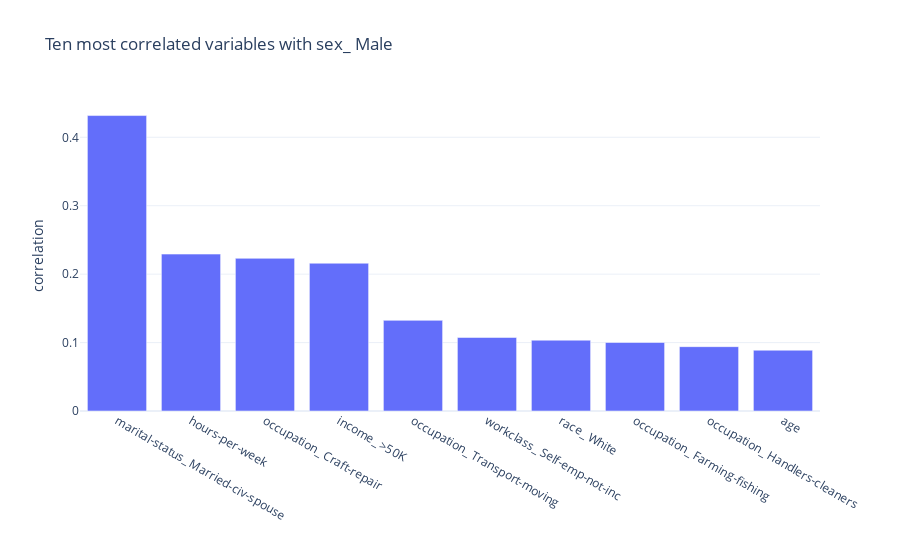

Here is the notebook cell this chart was saved with:
### Code cell
var = 'sex_ Male'

cor_df_var = cor_df[var]
cor_df_var = cor_df_var.sort_values(ascending=False)[1:11]

fig = px.bar(cor_df_var,
             template='plotly_white',
             title=f'Ten most correlated variables with {var}')
fig.update_layout(xaxis={'title': ''},
                  yaxis={'title': 'correlation'},
                  showlegend=False)

fig.show()

### Figure 1 — Plotly figure (JSON) as saved in the notebook; plotly's stock layout.template omitted (floating-point values rounded to 4 significant figures)
{"data": [{"alignmentgroup": "True", "hovertemplate": "variable=sex_ Male<br>index=%{x}<br>value=%{y}<extra></extra>", "legendgroup": "sex_ Male", "marker": {"color": "#636efa", "pattern": {"shape": ""}}, "name": "sex_ Male", "offsetgroup": "sex_ Male", "orientation": "v", "showlegend": true, "textposition": "auto", "x": ["marital-status_ Married-civ-spouse", "hours-per-week", "occupation_ Craft-repair", "income_ >50K", "occupation_ Transport-moving", "workclass_ Self-emp-not-inc", "race_ White", "occupation_ Farming-fishing", "occupation_ Handlers-cleaners", "age"], "xaxis": "x", "y": [0.4318, 0.2293, 0.2231, 0.216, 0.1325, 0.1075, 0.1035, 0.1001, 0.09403, 0.08883], "yaxis": "y", "type": "bar"}], "layout": {"xaxis": {"anchor": "y", "domain": [0.0, 1.0], "title": {"text": ""}}, "yaxis": {"anchor": "x", "domain": [0.0, 1.0], "title": {"text": "correlation"}}, "legend": {"title": {"text": "variable"}, "tracegroupgap": 0}, "title": {"text": "Ten most correlated variables with sex_ Male"}, "barmode": "relative", "showlegend": false}}
